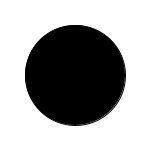
Frame 1 (no input)
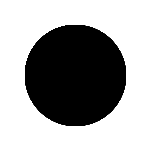
Frame 60 (the mouse pressed at the canvas centre just before this capture)
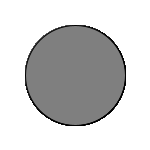
Frame 120 (the mouse held since frame 60 and released just before this capture)

The Processing sketch that drew these frames (run headless with seeded random() and noise(); from frame 60 on, the mouse is pressed at the canvas centre):

// Processing sketch: map
// ── map.pde
void setup() {
  size(150, 150);
  background(255);
}

void draw() {
  int c = (int) map(mouseX,0,150,0,255);
  
  fill(c);
  ellipse(width/2, height/2, 100, 100);
}
